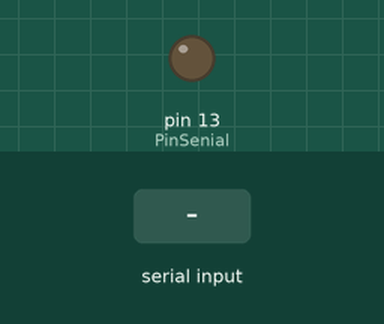
This sketch was run on a simulated Arduino Uno, built with avr-gcc and run on an emulated ATmega328P. Parts: output pins drawn as LEDs (lit = HIGH). The test bench sets the inputs (shaded band).

Above: at 1.2 s.
1.3 s: "1" received over Serial
At 2.2 s:
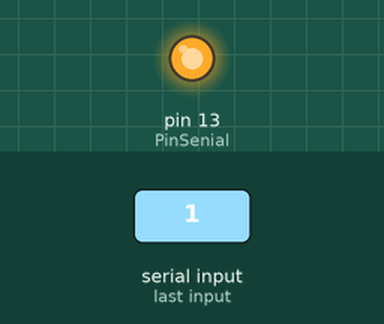
2.8 s: "0" received over Serial
At 3.4 s:
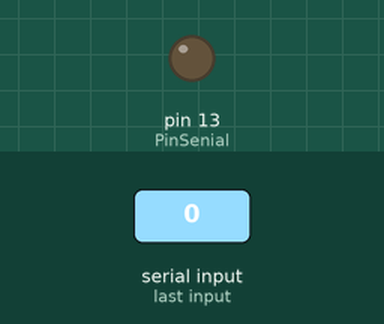
Timing chart, 0 to 5.8 s (numbered marks = the images above; inputs shaded):
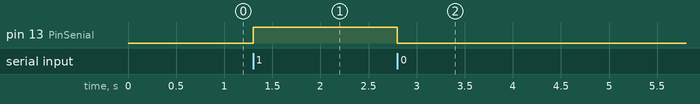

The sketch:

rele_serie.ino
```cpp
// Encender un led o un rele mediante comunicacion serie
// Al rele hay que conectar al Arduino con 5 voltios (si el rele es de 5V)
// otro cable a tierra y el cable de la senial que lo abrira o cerrara
// En este caso se va a enviar la orden de encender o apagar mediante el envio
// de un testo por el puerto Serie con auyuda de la herramienta Monitor Serie

const int PinSenial = 13;

void setup() {
  // put your setup code here, to run once:
  Serial.begin(9600);
  pinMode(PinSenial,OUTPUT);

}

void loop() {
  // put your main code here, to run repeatedly:
  if(Serial.available()>0)
  {
    if(Serial.read()=='1')
    {
      digitalWrite(PinSenial,HIGH);
    }
    else
    {
      digitalWrite(PinSenial,LOW);
    }
  }

}
```

Measured:
- after the input at 1.3 s, pin 13 (PinSenial): LOW → HIGH at once
- after the input at 2.8 s, pin 13 (PinSenial): HIGH → LOW at once
